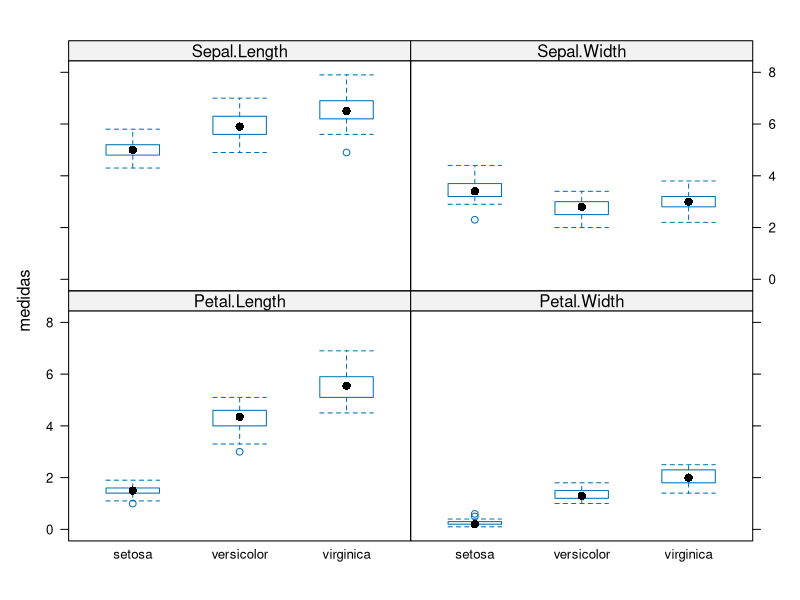
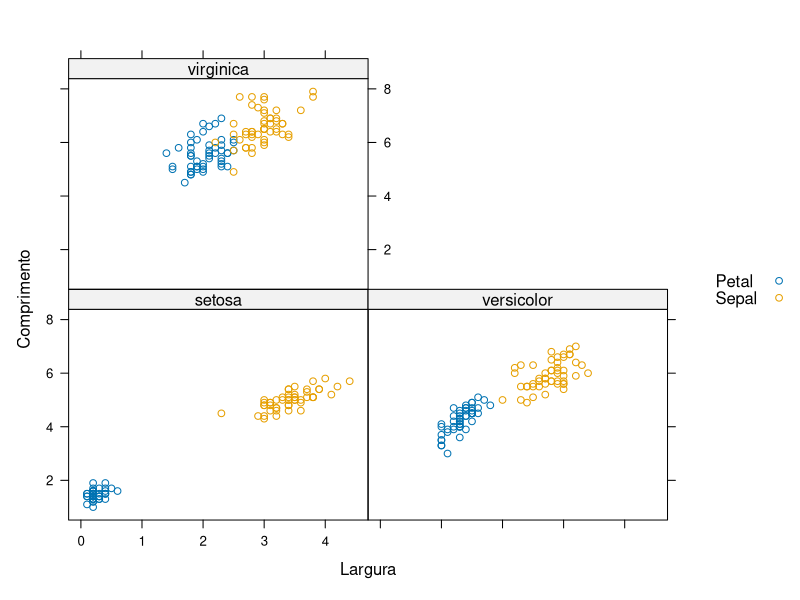
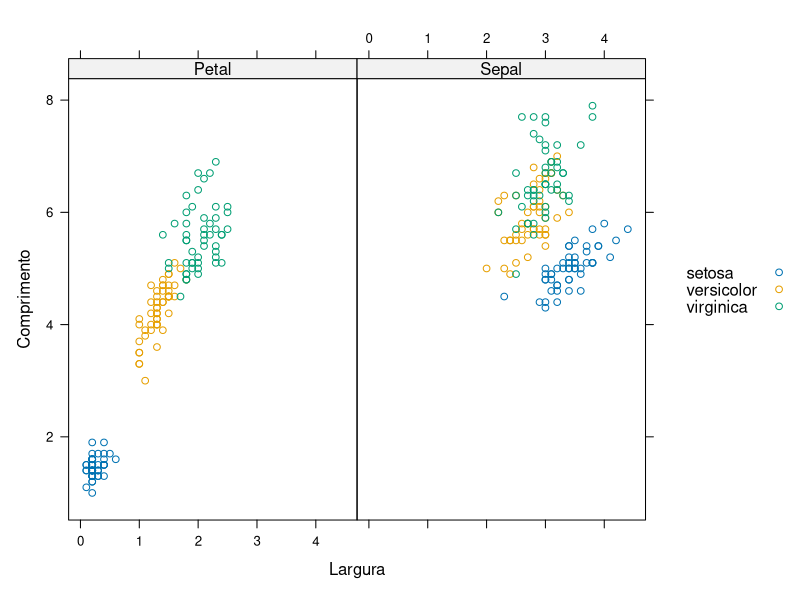

These figures' R source, in order:
# Remodelando os dados com Reshape

setwd('C:/Users/otavio/Mundo/Github/BigData-R-Azure/cap07-Manipulacao-Dados')
getwd()

# Pivot (transposta da matriz)
mtcars
t(mtcars)

# Reshape
head(iris)
str(iris)
library(lattice)

# Distribuindo os dados verticalmente (long)
?reshape
iris_modif <- reshape(iris,
                      varying = 1:4,
                      v.names = 'medidas',
                      timevar = 'dimensoes',
                      times = names(iris)[1:4],
                      idvar = 'ID',
                      direction = 'long')

head(iris_modif)
View(iris_modif)

bwplot(medidas ~ Species | dimensoes, data = iris_modif)

iris_modif_sp <- reshape(iris,
                         varying = list(c(1,3),c(2,4)),
                         v.names = c('Comprimento','Largura'),
                         timevar = 'Parte',
                         times = c('Sepal','Petal'),
                         idvar = 'ID',
                         direction = 'long')

head(iris_modif_sp)
View(iris_modif_sp)

xyplot(Comprimento ~ Largura | Species, groups = Parte,
       data = iris_modif_sp, auto.key = list(space = 'right'))

xyplot(Comprimento ~ Largura | Parte, groups = Species,
       data = iris_modif_sp, auto.key = list(space = 'right'))

# Reshape2
install.packages('reshape2')
library(reshape2)

# Criando um dataframe
df = data.frame(nome = c("Zico", "Pele"), 
                chuteira = c(40, 42),
                idade = c(34,NA),
                peso = c(93, NA),
                altura = c(175, 178))
df

# "Derretendo" o DataFrame - função melt()
df_wide <- melt(df, id = c('nome','chuteira'))
df_wide

# Removendo NA
df_wide <- melt(df, id = c('nome','chuteira'), na.rm = T)
df_wide

# "Esticando" o dataframe
dcast(df_wide, formula = chuteira + nome ~ variable)
dcast(df_wide, formula = nome + chuteira  ~ variable)
dcast(df_wide, formula = nome  ~ variable)
dcast(df_wide, formula = ...  ~ variable)


# Aplicando o reshape2
names(airquality) <- tolower(names(airquality))
head(airquality)
dim(airquality)

# Função melt() - wide
?melt
df_wide <- melt(airquality) 
class(df_wide)
df_wide
head(df_wide)
tail(df_wide)

# Inserindo mais duas variáveis
df_wide <- melt(airquality, id.vars = c("month", "day"))
head(df_wide)

df_wide <- melt(airquality, id.vars = c("month", "day"),
                variable.name = "climate_variable", 
                value.name = "climate_value")

head(df_wide)

# Função dcast() - long
df_wide <- melt(airquality, id.vars = c("month", "day"))
View(df_wide)
df_long <- dcast(df_wide, month + day ~ variable)
View(df_long)
head(airquality)